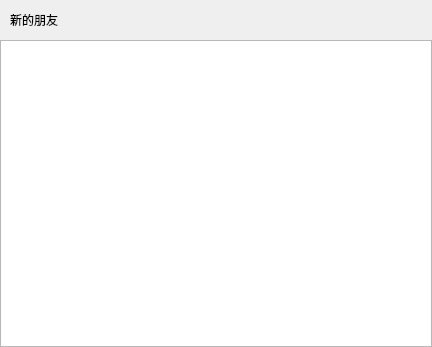
<?xml version="1.0" encoding="UTF-8"?>
<ui version="4.0">
 <class>ApplyFriendPage</class>
 <widget class="QWidget" name="ApplyFriendPage">
  <property name="geometry">
   <rect>
    <x>0</x>
    <y>0</y>
    <width>432</width>
    <height>347</height>
   </rect>
  </property>
  <property name="windowTitle">
   <string>Form</string>
  </property>
  <layout class="QVBoxLayout" name="verticalLayout">
   <property name="spacing">
    <number>0</number>
   </property>
   <property name="leftMargin">
    <number>0</number>
   </property>
   <property name="topMargin">
    <number>0</number>
   </property>
   <property name="rightMargin">
    <number>0</number>
   </property>
   <property name="bottomMargin">
    <number>0</number>
   </property>
   <item>
    <widget class="QWidget" name="friend_apply_wid" native="true">
     <layout class="QHBoxLayout" name="horizontalLayout">
      <property name="spacing">
       <number>0</number>
      </property>
      <property name="leftMargin">
       <number>0</number>
      </property>
      <property name="topMargin">
       <number>0</number>
      </property>
      <property name="rightMargin">
       <number>0</number>
      </property>
      <property name="bottomMargin">
       <number>0</number>
      </property>
      <item>
       <spacer name="horizontalSpacer_2">
        <property name="orientation">
         <enum>Qt::Horizontal</enum>
        </property>
        <property name="sizeType">
         <enum>QSizePolicy::Fixed</enum>
        </property>
        <property name="sizeHint" stdset="0">
         <size>
          <width>10</width>
          <height>20</height>
         </size>
        </property>
       </spacer>
      </item>
      <item>
       <widget class="QLabel" name="friend_apply_lb">
        <property name="minimumSize">
         <size>
          <width>0</width>
          <height>40</height>
         </size>
        </property>
        <property name="maximumSize">
         <size>
          <width>16777215</width>
          <height>40</height>
         </size>
        </property>
        <property name="text">
         <string>新的朋友</string>
        </property>
       </widget>
      </item>
      <item>
       <spacer name="horizontalSpacer">
        <property name="orientation">
         <enum>Qt::Horizontal</enum>
        </property>
        <property name="sizeHint" stdset="0">
         <size>
          <width>383</width>
          <height>20</height>
         </size>
        </property>
       </spacer>
      </item>
     </layout>
    </widget>
   </item>
   <item>
    <widget class="QWidget" name="widget_2" native="true">
     <layout class="QVBoxLayout" name="verticalLayout_2">
      <property name="spacing">
       <number>0</number>
      </property>
      <property name="leftMargin">
       <number>0</number>
      </property>
      <property name="topMargin">
       <number>0</number>
      </property>
      <property name="rightMargin">
       <number>0</number>
      </property>
      <property name="bottomMargin">
       <number>0</number>
      </property>
      <item>
       <widget class="ApplyFriendList" name="apply_friend_list"/>
      </item>
     </layout>
    </widget>
   </item>
  </layout>
 </widget>
 <customwidgets>
  <customwidget>
   <class>ApplyFriendList</class>
   <extends>QListWidget</extends>
   <header location="global">applyfriendlist.h</header>
  </customwidget>
 </customwidgets>
 <resources/>
 <connections/>
</ui>
